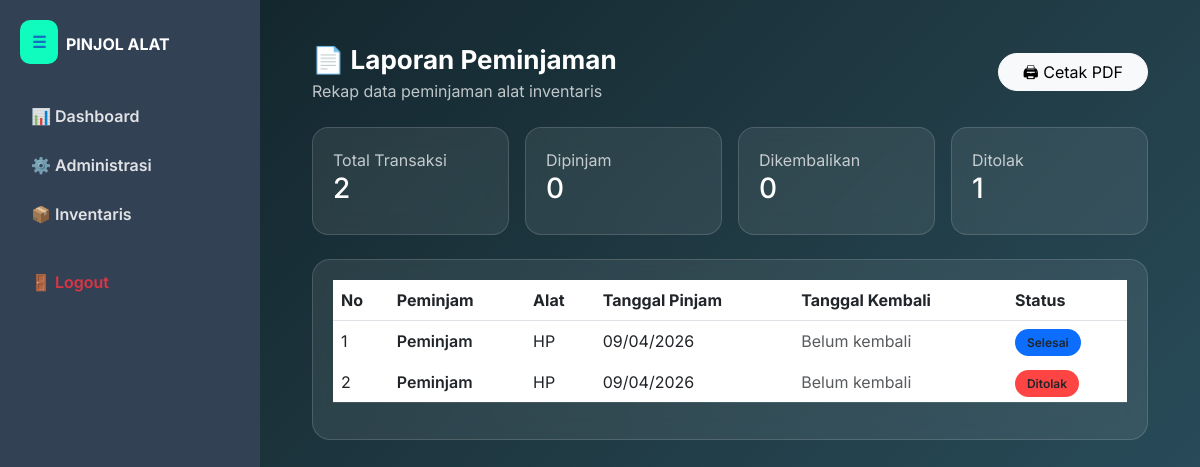
The app's page /laporan_peminjaman.php (signed in) with its own data.
### tables this page shows
CREATE TABLE `peminjaman` (
  `id_peminjaman` int NOT NULL,
  `id_user` int DEFAULT NULL,
  `id_alat` int DEFAULT NULL,
  `tgl_pinjam` date NOT NULL,
  `tgl_kembali_rencana` date NOT NULL,
  `status` enum('Menunggu','Disetujui','Ditolak','Selesai') DEFAULT 'Menunggu'
);

CREATE TABLE `users` (
  `id_user` int NOT NULL,
  `nama_lengkap` varchar(150) DEFAULT NULL,
  `username` varchar(50) NOT NULL,
  `password` varchar(255) NOT NULL,
  `level` enum('Admin','Petugas','Peminjam') NOT NULL,
  `status` enum('Aktif','Nonaktif') DEFAULT 'Aktif'
);

CREATE TABLE `alat` (
  `id_alat` int NOT NULL,
  `id_kategori` int DEFAULT NULL,
  `nama_alat` varchar(150) NOT NULL,
  `spesifikasi` text,
  `kondisi` enum('Baik','Rusak Ringan','Rusak Berat') NOT NULL,
  `stok_tersedia` int DEFAULT '0',
  `status` enum('Tersedia','Dihapus') DEFAULT 'Tersedia',
  `gambar` longblob NOT NULL
);

### laporan_peminjaman.php (the view, shortened to what this page needs)
<?php
include 'config.php';
$query = mysqli_query($conn, "SELECT p.*, u.nama_lengkap, a.nama_alat
FROM peminjaman p
JOIN users u ON p.id_user = u.id_user
JOIN alat a ON p.id_alat = a.id_alat
ORDER BY p.tgl_pinjam DESC");
$total = mysqli_num_rows($query);
$dipinjam = mysqli_num_rows(mysqli_query($conn,"SELECT * FROM peminjaman WHERE status='Disetujui'"));
$kembali = mysqli_num_rows(mysqli_query($conn,"SELECT * FROM peminjaman WHERE status='Kembali'"));
$ditolak = mysqli_num_rows(mysqli_query($conn,"SELECT * FROM peminjaman WHERE status='Ditolak'"));
?>
<!DOCTYPE html>
<html lang="id">
<head>
<link href="https://cdn.jsdelivr.net/npm/bootstrap@5.3.0/dist/css/bootstrap.min.css" rel="stylesheet">
</head>
<body>
<?php include 'sidebar.php'; ?>
<div class="main-content">
<div class="container-fluid">
<div class="d-flex justify-content-between align-items-center mb-4">
<div>
<div class="page-title">📄 Laporan Peminjaman</div>
<p class="text-light opacity-75 mb-0">
Rekap data peminjaman alat inventaris
</p>
</div>
<button onclick="window.print()" class="btn btn-light rounded-pill px-4 no-print">
🖨 Cetak PDF
</button>
</div>
<div class="row mb-4 g-3">
<div class="col-md-3">
<div class="stat-card">
<div class="text-light opacity-75">Total Transaksi</div>
<h3><?= $total ?></h3>
</div>
</div>
<div class="col-md-3">
<div class="stat-card">
<div class="text-light opacity-75">Dipinjam</div>
<h3><?= $dipinjam ?></h3>
</div>
</div>
<div class="col-md-3">
<div class="stat-card">
<div class="text-light opacity-75">Dikembalikan</div>
<h3><?= $kembali ?></h3>
</div>
</div>
<div class="col-md-3">
<div class="stat-card">
<div class="text-light opacity-75">Ditolak</div>
<h3><?= $ditolak ?></h3>
</div>
</div>
</div>
<div class="glass-card">
<div class="table-responsive">
<table class="table align-middle">
<thead>
<tr>
<th>No</th>
<th>Peminjam</th>
<th>Alat</th>
<th>Tanggal Pinjam</th>
<th>Tanggal Kembali</th>
<th>Status</th>
</tr>
</thead>
<tbody>
<?php $no=1; mysqli_data_seek($query,0); while($d=mysqli_fetch_assoc($query)): ?>
<tr>
<td><?= $no++ ?></td>
<td class="fw-semibold"><?= $d['nama_lengkap']; ?></td>
<td><?= $d['nama_alat']; ?></td>
<td><?= date('d/m/Y',strtotime($d['tgl_pinjam'])); ?></td>
<td>
<?= (!empty($d['tgl_kembali_asli']))
? date('d/m/Y',strtotime($d['tgl_kembali_asli']))
: '<span class="opacity-75">Belum kembali</span>' ?>
</td>
<td>
<?php
$class="status-disetujui";
if($d['status']=="Ditolak") $class="status-ditolak";
?>
<span class="badge-status <?= $class ?>">
<?= $d['status']; ?>
</span>
</td>
</tr>
<?php endwhile; ?>
</tbody>
</table>
</div>
</div>
</div>
</div>
</body>
</html>

### laporan_peminjaman.php (style rules this page uses)
:root { --primary:#106EBE; --mint:#0FFCBE; --bg1:#0f2027; --bg2:#203a43; --bg3:#2c5364; }
body { background:linear-gradient(135deg,var(--bg1),var(--bg2),var(--bg3)); font-family:'Inter',sans-serif; color:white; min-height:100vh; }
.main-content { margin-left:260px; padding:30px; }
.page-title { font-size:26px; font-weight:700; }
.glass-card { background:rgba(255,255,255,0.08); backdrop-filter:blur(10px); border-radius:18px; padding:20px; border:1px solid rgba(255,255,255,0.15); }
.stat-card { background:rgba(255,255,255,0.08); backdrop-filter:blur(10px); border-radius:16px; padding:20px; border:1px solid rgba(255,255,255,0.15); transition:.3s; }
.table { color:white; }
.table thead { background:rgba(255,255,255,0.15); }
.table tbody tr { border-color:rgba(255,255,255,0.1); }
.badge-status { padding:6px 12px; border-radius:30px; font-size:12px; font-weight:600; }
.status-disetujui { background:#0d6efd; }
.status-ditolak { background:#ff4444; }

### sidebar.php (style rules this page uses)
:root { --primary-blue: #106EBE; --mint: #0FFCBE; --dark-blue: #0b5aa3; }
.main-content { margin-left: 260px; padding: 40px; transition: 0.3s; }

### records on screen
peminjaman: id_user.nama_lengkap "Peminjam", id_alat.nama_alat "HP", tgl_pinjam "09/04/2026", status "Selesai"
peminjaman: id_user.nama_lengkap "Peminjam", id_alat.nama_alat "HP", tgl_pinjam "09/04/2026", status "Ditolak"

### other values on screen
$total "2"
$dipinjam "0"
$kembali "0"
$ditolak "1"
